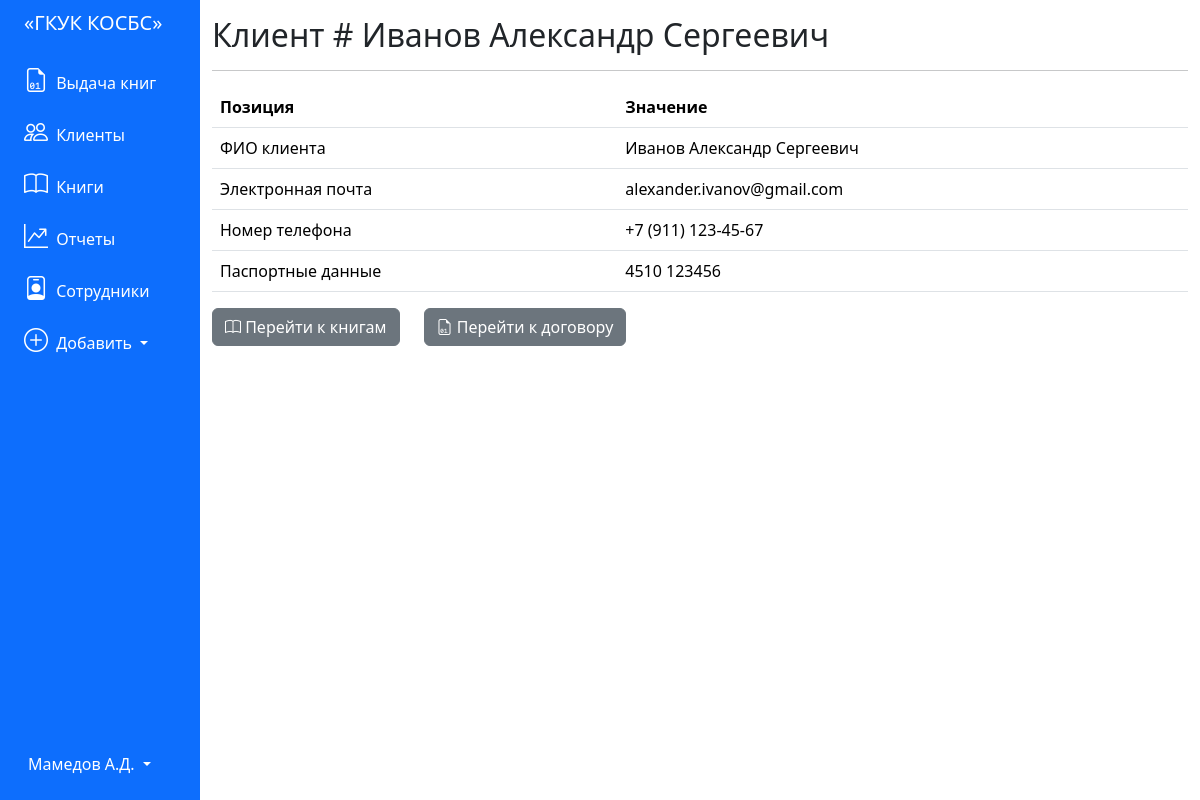
Screenshot of /client/1 with the database file from the repository.
### tables this page shows
CREATE TABLE 'clients' (
	"id_client" INTEGER PRIMARY KEY AUTOINCREMENT,
	'name' TEXT,
	'email' TEXT,
	'phone_number' TEXT,
	'passport' TEXT
);

### app.py (the view)
@app.route('/client/<int:id_client>')
def client(id_client):
    pos = get_client(id_client)
    return render_template('client.html', client=pos)

### app.py (called while the page is built)
def get_db_connection():
    conn = sqlite3.connect('database.db')
    conn.row_factory = sqlite3.Row
    return conn

def get_client(item_id):
    conn = get_db_connection()
    item = conn.execute("""SELECT * FROM contracts, books, clients
        WHERE contracts.client_id = clients.id_client and contracts.book_id = books.id_book and clients.id_client = ?
                        """, (item_id,)).fetchone()
    conn.close()
    if item is None:
        abort(404)
    return item

### templates/client.html
{% extends 'base.html' %}
{% block content %}
<h2>{% block title %} Клиент # {{ client['name'] }} {% endblock %}</h2>
<hr>
<table class="table">
    <thead>
        <tr>
            <th scope="col">Позиция</th>
            <th scope="col">Значение</th>
        </tr>
    </thead>
    <tbody>
        <tr>
            <td>ФИО клиента</td>
            <td>{{ client['name'] }}</td>
        </tr>
        <tr>
            <td>Электронная почта</td>
            <td>{{ client['email'] }}</td>
        </tr>
        <tr>
            <td>Номер телефона</td>
            <td>{{ client['phone_number'] }}</td>
        </tr>
        <tr>
            <td>Паспортные данные</td>
            <td>{{ client['passport'] }}</td>
        </tr>
    </tbody>
</table>
<div class="row">
    <div class="col-auto">
        <a href="/books">
            <button type="submit" class="btn btn-secondary"><i class="bi-book"></i> Перейти к книгам</button>
        </a>
    </div>
    <div class="col-auto">
        <a href="{{ url_for('contract', contract_id=client['id_contract']) }}">
            <button type="submit" class="btn btn-secondary"><i class="bi-file-earmark-binary"></i> Перейти к договору</button>
        </a>
    </div>
</div>
{% endblock %}

### rows the page displays
clients: name "Иванов Александр Сергеевич", email "alexander.ivanov@gmail.com", phone_number "+7 (911) 123-45-67", passport "4510 123456"
